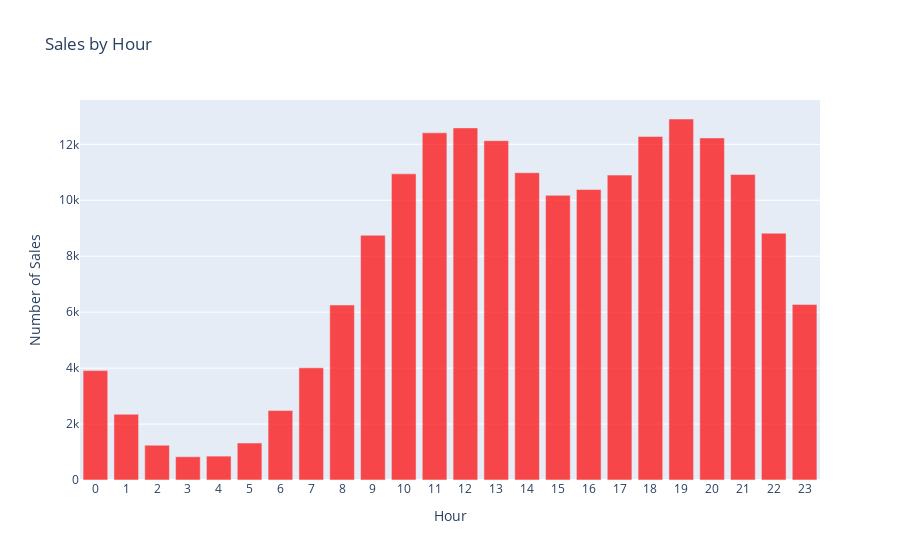

Notebook code for this chart:
### Markdown cell above
What time should we display advertisements to maximize sales?

### Code cell
# What time should we display advertisement to maximize likelihood of customer buying product?

# Peak activity time for sales
# Assuming you have a DataFrame called 'all_months_data' with a column named 'OrderDate' containing the sales order dates

# Convert 'Order Date' column to datetime format
all_months_data['Order Time'] = pd.to_datetime(all_months_data['Order Date'])

# Extract the hour from the 'Order Time' column
all_months_data['Hour'] = all_months_data['Order Time'].dt.hour

# Group by hour and count the number of sales
sales_by_hour = all_months_data.groupby('Hour').size()

# Find the hour with the highest number of sales
peak_activity_time = sales_by_hour.idxmax()

# Print the peak activity time
print("Peak activity time for sales is at hour:", peak_activity_time)
# all_months_data

# let's plot this
x = sales_by_hour.index.astype(str) 
y = sales_by_hour.values

fig = go.Figure()

fig.add_trace(go.Bar(
    x=x,
    y=y,
    marker_color='red',
    opacity=0.7
))

fig.update_layout(
    title='Sales by Hour',
    xaxis=dict(title='Hour'),
    yaxis=dict(title='Number of Sales'),
)

fig.show()

### Figure 1 — Plotly figure (JSON) as saved in the notebook; plotly's stock layout.template omitted (floating-point values rounded to 4 significant figures)
{"data": [{"marker": {"color": "red"}, "opacity": 0.7, "type": "bar", "x": ["0", "1", "2", "3", "4", "5", "6", "7", "8", "9", "10", "11", "12", "13", "14", "15", "16", "17", "18", "19", "20", "21", "22", "23"], "y": [3910, 2350, 1243, 831, 854, 1321, 2482, 4011, 6256, 8748, 10944, 12411, 12587, 12129, 10984, 10175, 10384, 10899, 12280, 12905, 12228, 10921, 8822, 6275]}], "layout": {"title": {"text": "Sales by Hour"}, "xaxis": {"title": {"text": "Hour"}}, "yaxis": {"title": {"text": "Number of Sales"}}}}
